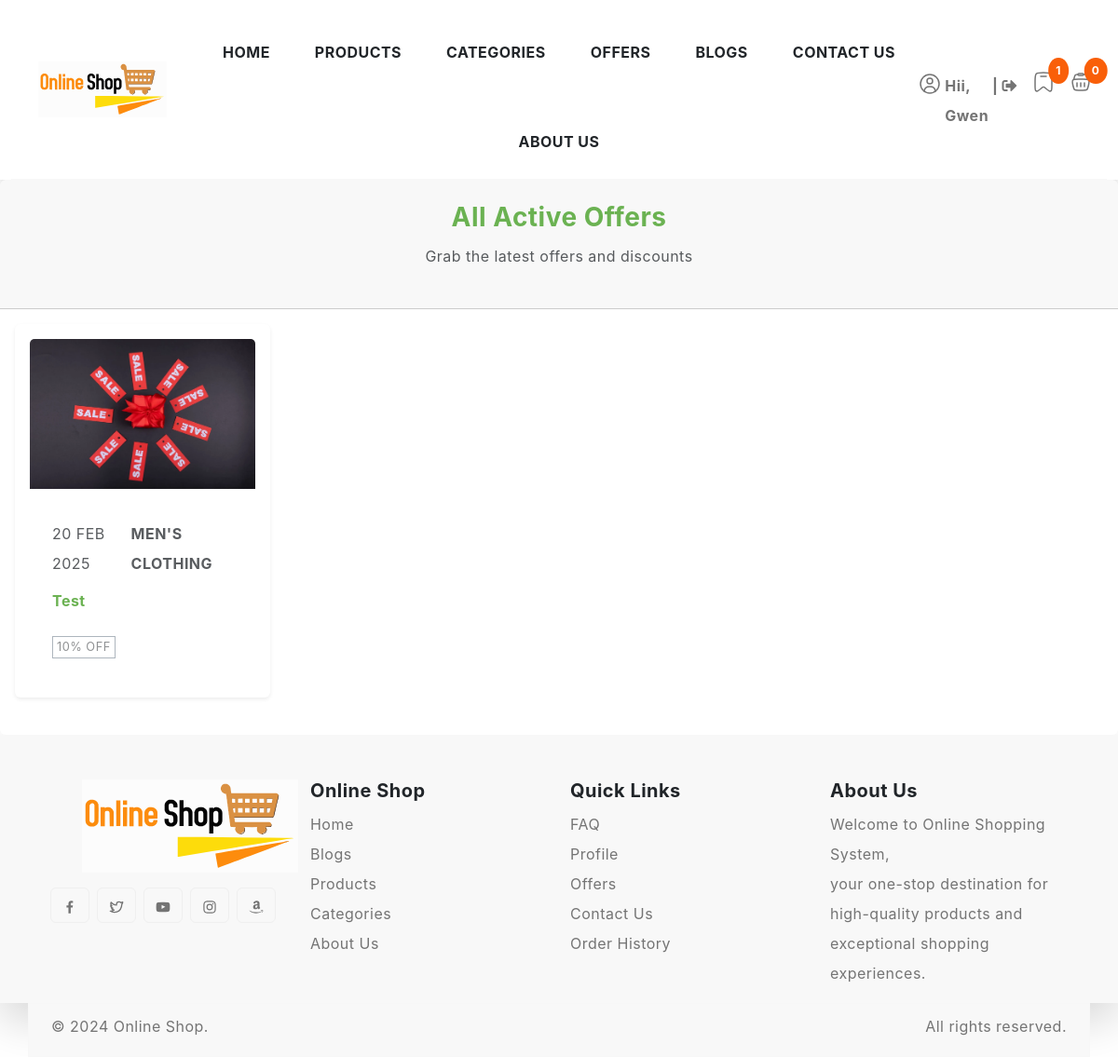
/offers.php (signed in), run on the app's committed database.
### tables this page shows
CREATE TABLE `tbl_offer` (
  `offer_id` int(11) NOT NULL,
  `offer_category` varchar(255) NOT NULL,
  `offer_description` text NOT NULL,
  `offer_image` varchar(255) DEFAULT NULL,
  `offer_dis` decimal(10,2) NOT NULL,
  `offer_status` tinyint(1) NOT NULL DEFAULT 1,
  `offer_created_at` date NOT NULL DEFAULT current_timestamp()
);

CREATE TABLE `tbl_category` (
  `category_id` int(11) NOT NULL,
  `category_name` varchar(255) NOT NULL,
  `category_image` varchar(255) DEFAULT NULL,
  `category_status` int(11) DEFAULT 1,
  `created_at` timestamp NOT NULL DEFAULT current_timestamp()
);

### offers.php (the view)
<?php
include "config/connection.php";
include "component/header.php";
$selectQuery = "
    SELECT o.*, c.category_name
    FROM tbl_offer o
    LEFT JOIN tbl_category c ON o.offer_category = c.category_id
    WHERE o.offer_status = 1
";
$result = mysqli_query($conn, $selectQuery);
?>
<div class="content-wrapper  ">
    <div class="card border-0">
        <div class="card-header text-center p-4">
            <h3 class="font-weight-bold text-primary">All Active Offers</h3>
            <p class="text-muted">Grab the latest offers and discounts</p>
        </div>
        <div class="card-body">
            <div class="row">
                <?php while ($data = mysqli_fetch_array($result)) { ?>
                    <div class="col-md-3 mb-4">
                        <article class="offer-item card border-0 shadow-sm p-3 rounded-lg hover-zoom">
                            <div class="image-holder position-relative overflow-hidden rounded-lg">
                                <a href="view_offer.php?offer_id=<?= $data['offer_id'] ?>">
                                    <img src="admin/uploads/offers/<?= $data['offer_image'] == null ? 'no_img.png' : $data['offer_image'] ?>" alt="offer" class="card-img-top w-100">
                                </a>
                            </div>
                            <div class="card-body p-4">
                                <div class="offer-meta d-flex justify-content-between text-uppercase gap-2 my-2">
                                    <div class="meta-date text-muted">
                                        <?= date('d M Y', strtotime($data['offer_created_at'])) ?>
                                    </div>
                                    <div class="meta-category text-muted fw-bold">
                                       <?= $data['category_name']   ?>
                                    </div>
                                </div>
                                <div class="offer-header">
                                    <p class="fw-bold text-primary"><?= strip_tags($data['offer_description']) ?></p>
                                    <span class="badge border border-dark-subtle rounded-0 fw-normal px-1 fs-7 lh-1 text-body-tertiary"><?= number_format($data['offer_dis']) ?>% OFF</span>
                                </div>
                            </div>
                        </article>
                    </div>
                <?php } ?>
            </div>
        </div>
    </div>
</div>
<?php
include "component/footer.php";
?>

### style.css (style rules this page uses)
body { --heading-font : "Inter", sans-serif; --bs-link-color: #333; --bs-link-hover-color:#333; --bs-link-color-rgb: 40,40,40; --bs-link-hover-color-rgb: 0,0,0; --bs-light-rgb: 248, 248, 248; --bs-font-sans-serif: "Inter", sans-serif; --bs-body-font-family: var(--bs-font-sans-serif); --bs-body-font-size: 1rem; --bs-body-font-weight: 400; --bs-body-line-height: 2; --bs-body-color: #747474; --bs-primary: #6BB252; --bs-primary-rgb: 107, 178, 82; --bs-secondary: #364127; --bs-secondary-rgb: 54, 65, 39; --bs-danger: #F95F09; --bs-danger-rgb: 249, 95, 9; --bs-success: #a3be4c; --bs-success-rgb: 163, 190, 76; --bs-primary-bg-subtle: #FFF9EB; --bs-success-bg-subtle: #eef5e5; --bs-border-color: #F7F7F7; }
body { letter-spacing: 0.03em; }
h1,h2,h3,h4,h5,h6 { font-family: var(--heading-font); color: var(--bs-dark); font-weight: 700; }
.fs-7 { font-size: 0.8rem!important; }

### data on the page
tbl_offer: offer_created_at "20 FEB 2025", tbl_category.category_name "MEN'S CLOTHING", offer_description "Test", offer_dis "10"

### other printed values
substr(strip_tags(($username)),0,5) "Gwen"
count($wishlistItems) "1"
count($cartItems) "0"
